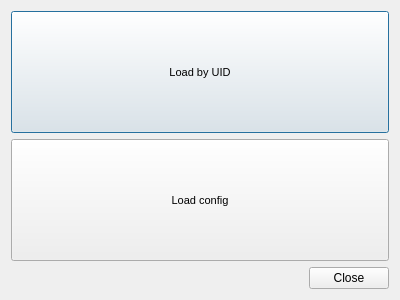
<?xml version="1.0" encoding="UTF-8"?>
<ui version="4.0">
 <class>ConfigureDialog</class>
 <widget class="QDialog" name="ConfigureDialog">
  <property name="geometry">
   <rect>
    <x>0</x>
    <y>0</y>
    <width>400</width>
    <height>300</height>
   </rect>
  </property>
  <property name="windowTitle">
   <string>Configure</string>
  </property>
  <layout class="QVBoxLayout" name="verticalLayout">
   <item>
    <widget class="QPushButton" name="loadByUIDButton">
     <property name="sizePolicy">
      <sizepolicy hsizetype="Minimum" vsizetype="MinimumExpanding">
       <horstretch>0</horstretch>
       <verstretch>0</verstretch>
      </sizepolicy>
     </property>
     <property name="font">
      <font>
       <pointsize>8</pointsize>
      </font>
     </property>
     <property name="text">
      <string>Load by UID</string>
     </property>
     <property name="checkable">
      <bool>true</bool>
     </property>
    </widget>
   </item>
   <item>
    <widget class="QPushButton" name="loadConfigButton">
     <property name="sizePolicy">
      <sizepolicy hsizetype="Minimum" vsizetype="MinimumExpanding">
       <horstretch>0</horstretch>
       <verstretch>0</verstretch>
      </sizepolicy>
     </property>
     <property name="font">
      <font>
       <pointsize>8</pointsize>
      </font>
     </property>
     <property name="text">
      <string>Load config</string>
     </property>
    </widget>
   </item>
   <item>
    <widget class="QDialogButtonBox" name="buttonBox">
     <property name="orientation">
      <enum>Qt::Horizontal</enum>
     </property>
     <property name="standardButtons">
      <set>QDialogButtonBox::Close</set>
     </property>
    </widget>
   </item>
  </layout>
 </widget>
 <resources/>
 <connections>
  <connection>
   <sender>buttonBox</sender>
   <signal>accepted()</signal>
   <receiver>ConfigureDialog</receiver>
   <slot>accept()</slot>
   <hints>
    <hint type="sourcelabel">
     <x>248</x>
     <y>254</y>
    </hint>
    <hint type="destinationlabel">
     <x>157</x>
     <y>274</y>
    </hint>
   </hints>
  </connection>
  <connection>
   <sender>buttonBox</sender>
   <signal>rejected()</signal>
   <receiver>ConfigureDialog</receiver>
   <slot>reject()</slot>
   <hints>
    <hint type="sourcelabel">
     <x>316</x>
     <y>260</y>
    </hint>
    <hint type="destinationlabel">
     <x>286</x>
     <y>274</y>
    </hint>
   </hints>
  </connection>
 </connections>
</ui>
